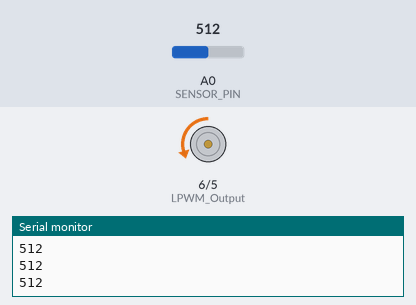
The sketch below on a simulated Arduino Uno, built with avr-gcc and run on an emulated ATmega328P. Shown: motor-driver pin pairs drawn as motors (green arrow = first pin HIGH = forward, orange = second pin HIGH = backward, longer = more drive), the last lines printed to the serial monitor. The test bench sets the inputs (shaded band); at power-on: A0 (SENSOR_PIN) = 512.

Above: at 1.2 s.
1.3 s: A0 (SENSOR_PIN) set to 817
2.8 s: A0 (SENSOR_PIN) set to 844
At 3.8 s:
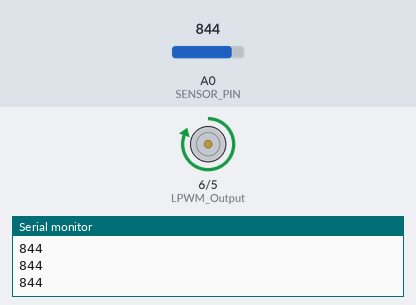
4.3 s: A0 (SENSOR_PIN) set to 508
5.8 s: A0 (SENSOR_PIN) set to 492
At 6.1 s:
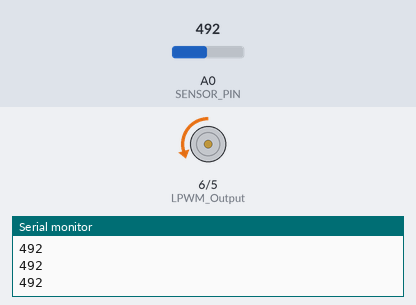
7.3 s: A0 (SENSOR_PIN) set to 840
At 8.4 s:
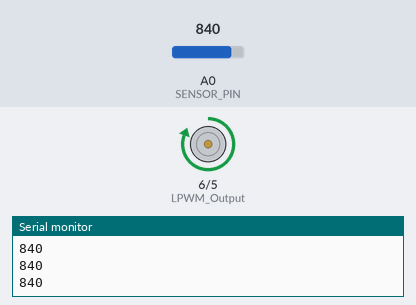
Timing chart, 0 to 9.8 s (numbered marks = the images above; inputs shaded):
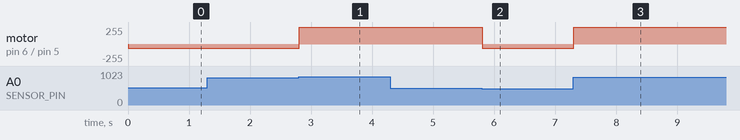

The sketch:

ibt-motor.ino
```cpp
/*
  IBT-2 Motor Control Board driven by Arduino.

  Speed and direction controlled by a potentiometer attached to analog input 0.
  One side pin of the potentiometer (either one) to ground; the other side pin to +5V

  Connection to the IBT-2 board:
  IBT-2 pin 1 (RPWM) to Arduino pin 5(PWM)
  IBT-2 pin 2 (LPWM) to Arduino pin 6(PWM)
  IBT-2 pins 3 (R_EN), 4 (L_EN), 7 (VCC) to Arduino 5V pin
  IBT-2 pin 8 (GND) to Arduino GND
  IBT-2 pins 5 (R_IS) and 6 (L_IS) not connected
*/

int SENSOR_PIN = 14; // center pin of the potentiometer
/* ADC FOR POTENTIOMETER
   FULLY CCW = 1023
   FULLY CW  = 0
*/

int RPWM_Output = 5; // Arduino PWM output pin 5; connect to IBT-2 pin 1 (RPWM)
int LPWM_Output = 6; // Arduino PWM output pin 6; connect to IBT-2 pin 2 (LPWM)
int sensorValue;
void setup()
{
  pinMode(RPWM_Output, OUTPUT);
  pinMode(LPWM_Output, OUTPUT);
  Serial.begin(9600);
}

void loop()
{
  analogWrite(LPWM_Output, 0);
  analogWrite(RPWM_Output, 60);
  do //ccw
  {
    sensorValue = analogRead(SENSOR_PIN);
    Serial.println(sensorValue);
  } while (sensorValue < 830);


  analogWrite(LPWM_Output, 255);
  analogWrite(RPWM_Output, 0);
  do //cw
  {
    sensorValue = analogRead(SENSOR_PIN);
    Serial.println(sensorValue);
  } while (sensorValue > 500);


}
void brake()
{
  analogWrite(LPWM_Output, 0);
  analogWrite(RPWM_Output, 0);
}
```

Measured:
- the behaviour switches between 829 and 830 on A0 (SENSOR_PIN) (found by bisection; images 0 and 1)
- the behaviour switches between 501 and 500 on A0 (SENSOR_PIN) (found by bisection; images 1 and 2)
- after the input at 2.8 s, motor on pin 6 (LPWM_Output) / pin 5 (RPWM_Output): backward 60/255 → forward 255/255 at once
- after the input at 5.8 s, motor on pin 6 (LPWM_Output) / pin 5 (RPWM_Output): forward 255/255 → backward 60/255 at once
- after the input at 7.3 s, motor on pin 6 (LPWM_Output) / pin 5 (RPWM_Output): backward 60/255 → forward 255/255 at once
